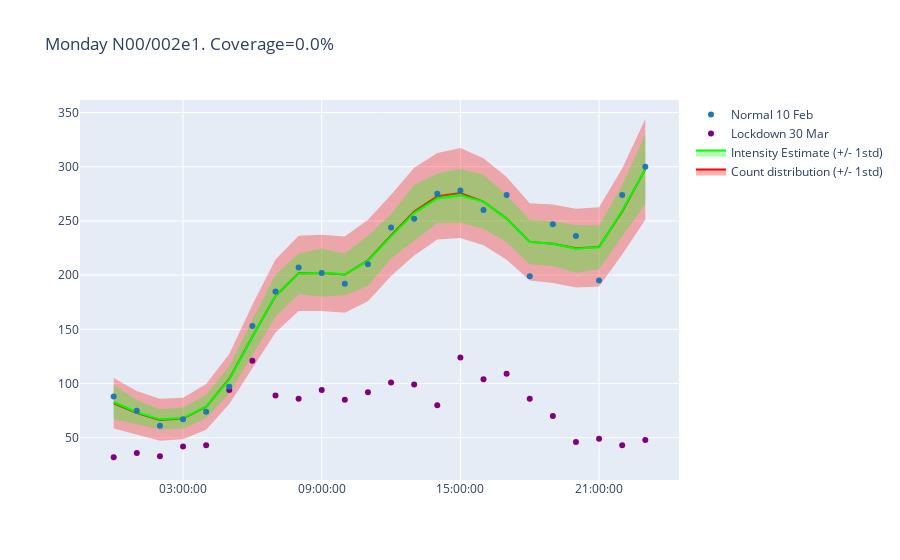

The cell this chart's notebook holds for it:
### Code cell
# lets look at just one day, one kernel, one detector
normal_index = 0
lockdown_index = 14
detector_index = 0
kernel_id = "matern32_ls=0.1_v=0.1"

# get data config from data settings
normal_start = data_settings[normal_index]["normal_start"]
lockdown_start = data_settings[lockdown_index]["lockdown_start"]
detector_id = data_settings[normal_index]["detectors"][detector_index]

# load data for this day
normal_df = load_scoot_df(
    root=root,
    experiment=experiment,
    timestamp=normal_start,
    filename="scoot"
)
lockdown_df = load_scoot_df(
    root=root,
    experiment=experiment,
    timestamp=lockdown_start,
    filename="scoot"
)
normal_detector_df = normal_df.loc[normal_df.detector_id == detector_id]
lockdown_detector_df = lockdown_df.loc[lockdown_df.detector_id == detector_id]

# get the raw data for the given detector
x_normal, y_normal = load_processed_data_from_file(
    root=root,
    experiment=experiment,
    timestamp=normal_start,
    kernel_id=kernel_id,
    detector_id=detector_id
)
x_lockdown, y_lockdown = load_processed_data_from_file(
    root=root,
    experiment=experiment,
    timestamp=lockdown_start,
    kernel_id=kernel_id,
    detector_id=detector_id
)

model = load_model_from_file(
    root=root,
    experiment=experiment,
    timestamp=normal_start,
    kernel_id=kernel_id,
    detector_id=detector_id
)

# get data for plot
data = daily_normal_vs_lockdown(normal_detector_df, lockdown_detector_df, detector_id, model, x_normal, num_samples=1000)

# calculate the coverage
coverage = percentage_coverage(model, x_normal[:,0][:,np.newaxis], y_normal, num_pertubations=1000, num_samples=1000, quantile=0.99)

# update layout
layout = dict(
    title="Monday {id}. Coverage={c}%".format(id=detector_id, c=coverage*100)
)
fig = go.Figure(data=data, layout=layout)
fig.update_xaxes(tick0=3, dtick=6)
fig.show()

### Figure 1 — Plotly figure (JSON) as saved in the notebook; plotly's stock layout.template omitted (floating-point values rounded to 4 significant figures)
{"data": [{"line": {"width": 0}, "marker": {"color": "#444"}, "mode": "lines", "name": "$Counts \\mu-2\\sigma$", "showlegend": false, "type": "scatter", "x": ["00:00:00", "01:00:00", "02:00:00", "03:00:00", "04:00:00", "05:00:00", "06:00:00", "07:00:00", "08:00:00", "09:00:00", "10:00:00", "11:00:00", "12:00:00", "13:00:00", "14:00:00", "15:00:00", "16:00:00", "17:00:00", "18:00:00", "19:00:00", "20:00:00", "21:00:00", "22:00:00", "23:00:00"], "y": [58.44, 52.62, 47.11, 48.65, 57.47, 81.04, 113.7, 147.0, 167.0, 166.8, 165.4, 175.9, 199.2, 218.2, 232.8, 234.3, 227.7, 214.1, 195.2, 192.8, 188.5, 189.5, 218.9, 251.1]}, {"fill": "tonexty", "fillcolor": "rgba(255,0,0,0.3)", "line": {"color": "rgb(255, 0, 0)"}, "mode": "lines", "name": "Count distribution (+/- 1std)", "type": "scatter", "x": ["00:00:00", "01:00:00", "02:00:00", "03:00:00", "04:00:00", "05:00:00", "06:00:00", "07:00:00", "08:00:00", "09:00:00", "10:00:00", "11:00:00", "12:00:00", "13:00:00", "14:00:00", "15:00:00", "16:00:00", "17:00:00", "18:00:00", "19:00:00", "20:00:00", "21:00:00", "22:00:00", "23:00:00"], "y": [81.75, 72.84, 66.48, 67.72, 78.55, 104.2, 143.2, 180.8, 201.7, 202.0, 200.6, 213.5, 236.7, 258.6, 272.7, 275.8, 267.7, 252.3, 230.7, 228.9, 224.9, 226.1, 258.7, 297.6]}, {"fill": "tonexty", "fillcolor": "rgba(255,0,0,0.3)", "line": {"width": 0}, "marker": {"color": "#444"}, "mode": "lines", "name": "$Counts \\mu+2\\sigma$", "showlegend": false, "type": "scatter", "x": ["00:00:00", "01:00:00", "02:00:00", "03:00:00", "04:00:00", "05:00:00", "06:00:00", "07:00:00", "08:00:00", "09:00:00", "10:00:00", "11:00:00", "12:00:00", "13:00:00", "14:00:00", "15:00:00", "16:00:00", "17:00:00", "18:00:00", "19:00:00", "20:00:00", "21:00:00", "22:00:00", "23:00:00"], "y": [105.1, 93.06, 85.85, 86.78, 99.63, 127.3, 172.6, 214.5, 236.4, 237.2, 235.7, 251.1, 274.2, 299.1, 312.6, 317.4, 307.8, 290.6, 266.2, 265.1, 261.3, 262.6, 298.5, 344.0]}, {"line": {"width": 0}, "marker": {"color": "#444"}, "mode": "lines", "name": "$Intensity \\mu-2\\sigma$", "showlegend": false, "type": "scatter", "x": ["00:00:00", "01:00:00", "02:00:00", "03:00:00", "04:00:00", "05:00:00", "06:00:00", "07:00:00", "08:00:00", "09:00:00", "10:00:00", "11:00:00", "12:00:00", "13:00:00", "14:00:00", "15:00:00", "16:00:00", "17:00:00", "18:00:00", "19:00:00", "20:00:00", "21:00:00", "22:00:00", "23:00:00"], "y": [66.98, 62.31, 57.56, 58.39, 67.97, 90.82, 126.9, 161.6, 182.4, 180.1, 181.6, 190.0, 215.3, 231.2, 247.8, 248.7, 242.9, 230.4, 210.0, 208.4, 202.3, 205.4, 236.1, 265.9]}, {"fill": "tonexty", "fillcolor": "rgba(0,255,0,0.3)", "line": {"color": "rgb(0, 255, 0)"}, "mode": "lines", "name": "Intensity Estimate (+/- 1std)", "type": "scatter", "x": ["00:00:00", "01:00:00", "02:00:00", "03:00:00", "04:00:00", "05:00:00", "06:00:00", "07:00:00", "08:00:00", "09:00:00", "10:00:00", "11:00:00", "12:00:00", "13:00:00", "14:00:00", "15:00:00", "16:00:00", "17:00:00", "18:00:00", "19:00:00", "20:00:00", "21:00:00", "22:00:00", "23:00:00"], "y": [82.96, 73.53, 66.96, 68.17, 78.91, 103.5, 142.9, 181.0, 201.2, 202.3, 200.8, 213.2, 235.7, 257.2, 270.8, 273.4, 267.8, 251.9, 230.5, 229.0, 224.3, 225.6, 259.6, 297.8]}, {"fill": "tonexty", "fillcolor": "rgba(0,255,0,0.3)", "line": {"width": 0}, "marker": {"color": "#444"}, "mode": "lines", "name": "Intensity $\\mu+2\\sigma$", "showlegend": false, "type": "scatter", "x": ["00:00:00", "01:00:00", "02:00:00", "03:00:00", "04:00:00", "05:00:00", "06:00:00", "07:00:00", "08:00:00", "09:00:00", "10:00:00", "11:00:00", "12:00:00", "13:00:00", "14:00:00", "15:00:00", "16:00:00", "17:00:00", "18:00:00", "19:00:00", "20:00:00", "21:00:00", "22:00:00", "23:00:00"], "y": [98.93, 84.75, 76.36, 77.95, 89.86, 116.1, 158.9, 200.4, 220.0, 224.5, 220.0, 236.3, 256.1, 283.2, 293.7, 298.1, 292.7, 273.4, 251.1, 249.7, 246.3, 245.8, 283.0, 329.7]}, {"line": {"color": "purple"}, "mode": "markers", "name": "Lockdown 30 Mar", "type": "scatter", "x": ["00:00:00", "01:00:00", "02:00:00", "03:00:00", "04:00:00", "05:00:00", "06:00:00", "07:00:00", "08:00:00", "09:00:00", "10:00:00", "11:00:00", "12:00:00", "13:00:00", "14:00:00", "15:00:00", "16:00:00", "17:00:00", "18:00:00", "19:00:00", "20:00:00", "21:00:00", "22:00:00", "23:00:00"], "y": [32, 36, 33, 42, 43, 94, 121, 89, 86, 94, 85, 92, 101, 99, 80, 124, 104, 109, 86, 70, 46, 49, 43, 48]}, {"line": {"color": "#1f77b4"}, "mode": "markers", "name": "Normal 10 Feb", "type": "scatter", "x": ["00:00:00", "01:00:00", "02:00:00", "03:00:00", "04:00:00", "05:00:00", "06:00:00", "07:00:00", "08:00:00", "09:00:00", "10:00:00", "11:00:00", "12:00:00", "13:00:00", "14:00:00", "15:00:00", "16:00:00", "17:00:00", "18:00:00", "19:00:00", "20:00:00", "21:00:00", "22:00:00", "23:00:00"], "y": [88, 75, 61, 67, 74, 97, 153, 185, 207, 202, 192, 210, 244, 252, 275, 278, 260, 274, 199, 247, 236, 195, 274, 300]}], "layout": {"title": {"text": "Monday N00/002e1. Coverage=0.0%"}, "xaxis": {"dtick": 6, "tick0": 3}}}
